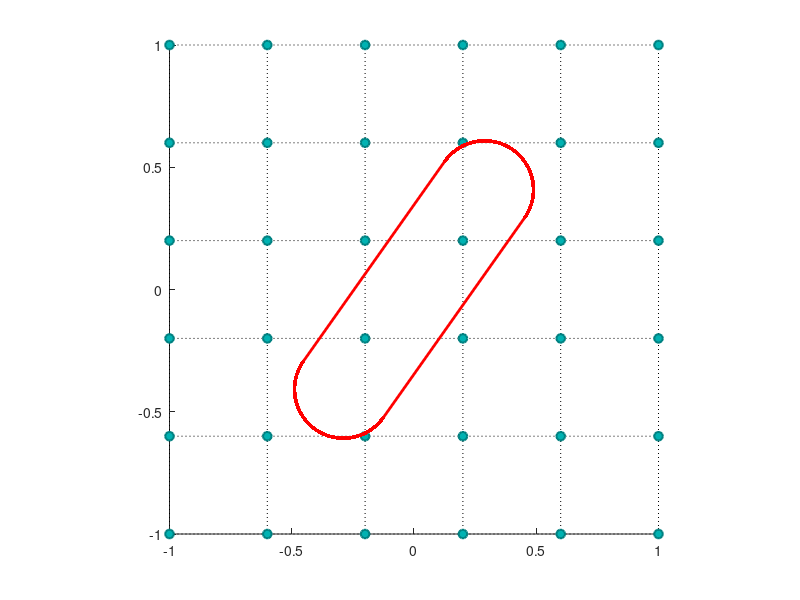

The MATLAB script that drew this image: (Note: this script raises an error after producing the figure.)


%%%%%%%%%%%%%%%%%%%%%%%%%%%%%%%%%%%%%%%%%%%%%%%%%%%%%%%%%%%%%%%%%%%%%
%
% Numerical Experiments for Validation of Numerical Analysis of IBIM
%
% Generate Demonstration Figure/Capsule
%
%%%%%%%%%%%%%%%%%%%%%%%%%%%%%%%%%%%%%%%%%%%%%%%%%%%%%%%%%%%%%%%%%%%%%

ylim([-1 1]);
xlim([-1 1]);
% gridlines ---------------------------
hold on
g_y=-1:0.4:1; % user defined grid Y [start:spaces:end]
g_x=-1:0.4:1; % user defined grid X [start:spaces:end]

for i=1:length(g_x)
   plot([g_x(i) g_x(i)],[g_y(1) g_y(end)],'k:') %y grid lines
   hold on    
end

for i=1:length(g_y)
   plot([g_x(1) g_x(end)],[g_y(i) g_y(i)],'k:') %x grid lines
   hold on    
end

[X,Y] = meshgrid(g_x, g_y);

scatter(X, Y, 40,'MarkerEdgeColor',[0 .5 .5],...
         'MarkerFaceColor',[0 .7 .7],...
         'LineWidth',1.5);
hold on;

theta = atan(sqrt(2));

pts = [0.5, 0.2; 0.5, -0.2; -0.5, -0.2; -0.5, 0.2]; % 4 x 2
rot = [cos(theta), sin(theta); -sin(theta), cos(theta)];

pts = pts * rot;

plot(pts([2,3], 1), pts([2,3], 2),'r','Linewidth',2);
hold on;

plot(pts([1,4], 1), pts([1,4], 2),'r','Linewidth',2);
hold on;

M = 100;
angles = linspace(theta - pi/2, theta + pi/2, M);
center = [0.5, 0] * rot;
pts = 0.2*[cos(angles);sin(angles)]';
for i = 1:M
   plot(center(1) + pts(:, 1), center(2) + pts(:, 2), 'r', 'Linewidth', 2)
end

angles = linspace(theta + pi/2, theta + 3*pi/2, M);
center = [-0.5, 0] * rot;
pts = 0.2*[cos(angles);sin(angles)]';
for i = 1:M
   plot(center(1) + pts(:, 1), center(2) + pts(:, 2), 'r', 'Linewidth', 2)
end

daspect([1 1 1])

fontsize(gca, 15,'points');
exportgraphics(gca,'capsule.png','Resolution',300);
close all;